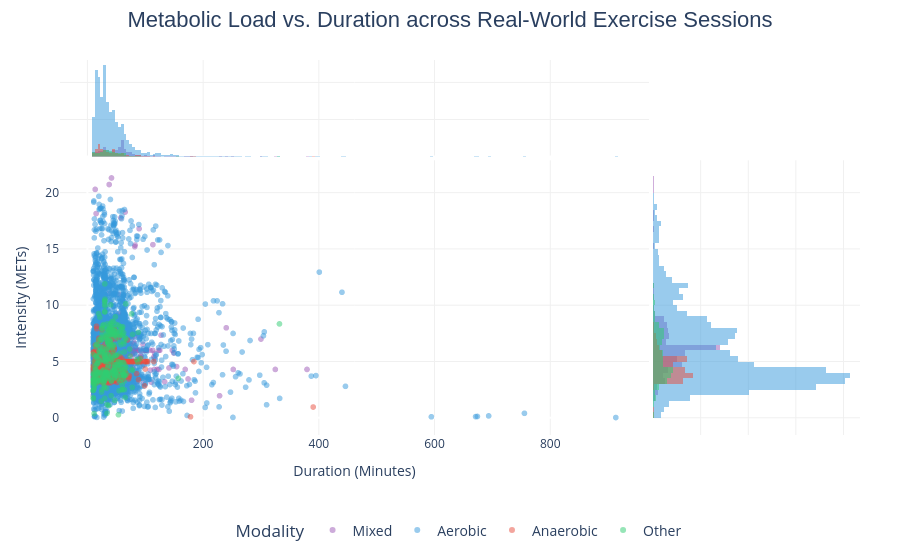

Source (notebook cell):
### Code cell
import plotly.express as px
import os

file_path = os.path.join("tables", "exerciseTableForBN_python_processed.csv")
exerciseTable = pd.read_csv(file_path)

# 1. Define the Color Palette (Consistent with your Treemap)
color_palette = {
    'Aerobic': '#3498db',   
    'Anaerobic': '#e74c3c', 
    'Mixed': '#9b59b6',     
    'Other': '#2ecc71'
}

# 2. Create the Scatter Plot using your REAL dataframe
fig = px.scatter(
    exerciseTable,                  # <--- Your actual dataframe
    x="DurationValue",              # <--- Your actual duration column
    y="MET",                        # <--- Your actual MET column
    color="ExerciseModality",       # <--- Your new mapped modality column
    color_discrete_map=color_palette,
    opacity=0.5,                    # Keeps the 50% transparency for density
    marginal_x="histogram",         # Histograms on the top
    marginal_y="histogram",         # Histograms on the right
    hover_data=['ExerciseModality'] # Tooltip info
)

# 3. Styling the Chart for your Presentation
fig.update_traces(
    marker=dict(size=6, line=dict(width=0)), selector=dict(type='scatter') # Clean, borderless dots
)

fig.update_layout(
    title=dict(
        text="Metabolic Load vs. Duration across Real-World Exercise Sessions", 
        font=dict(size=22, family="Arial"),
        y=0.98, x=0.5, xanchor='center', yanchor='top'
    ),
    xaxis_title="Duration (Minutes)",
    yaxis_title="Intensity (METs)",
    plot_bgcolor='white',  
    legend=dict(
        title="Modality",
        orientation="h",   
        yanchor="bottom", y=-0.3, xanchor="center", x=0.5,
        font=dict(size=14)
    ),
    margin=dict(t=60, l=60, r=40, b=80)
)

# Add gridlines for readability
fig.update_xaxes(showgrid=True, gridwidth=1, gridcolor='#f0f0f0')
fig.update_yaxes(showgrid=True, gridwidth=1, gridcolor='#f0f0f0')

# 4. Display and Save
fig.show()

### Figure 1 — Plotly figure (JSON) as saved in the notebook; plotly's stock layout.template omitted (floating-point values rounded to 4 significant figures; data arrays with more than 128 entries replaced by an {"elided": "..."} marker saying what was removed)
{"data": [{"customdata": {"elided": "582x1 str values"}, "hovertemplate": "ExerciseModality=%{customdata[0]}<br>DurationValue=%{x}<br>MET=%{y}<extra></extra>", "legendgroup": "Mixed", "marker": {"color": "#9b59b6", "opacity": 0.5, "symbol": "circle"}, "mode": "markers", "name": "Mixed", "showlegend": true, "type": "scattergl", "x": {"elided": "582 float values"}, "xaxis": "x", "y": {"elided": "582 float values"}, "yaxis": "y"}, {"bingroup": "x", "hovertemplate": "ExerciseModality=Mixed<br>DurationValue=%{x}<br>count=%{y}<extra></extra>", "legendgroup": "Mixed", "marker": {"color": "#9b59b6"}, "name": "Mixed", "opacity": 0.5, "showlegend": false, "type": "histogram", "x": {"elided": "582 float values"}, "xaxis": "x3", "yaxis": "y3"}, {"bingroup": "y", "hovertemplate": "ExerciseModality=Mixed<br>MET=%{y}<br>count=%{x}<extra></extra>", "legendgroup": "Mixed", "marker": {"color": "#9b59b6"}, "name": "Mixed", "opacity": 0.5, "showlegend": false, "type": "histogram", "xaxis": "x2", "y": {"elided": "582 float values"}, "yaxis": "y2"}, {"customdata": {"elided": "3869x1 str values"}, "hovertemplate": "ExerciseModality=%{customdata[0]}<br>DurationValue=%{x}<br>MET=%{y}<extra></extra>", "legendgroup": "Aerobic", "marker": {"color": "#3498db", "opacity": 0.5, "symbol": "circle"}, "mode": "markers", "name": "Aerobic", "showlegend": true, "type": "scattergl", "x": {"elided": "3869 float values"}, "xaxis": "x", "y": {"elided": "3869 float values"}, "yaxis": "y"}, {"bingroup": "x", "hovertemplate": "ExerciseModality=Aerobic<br>DurationValue=%{x}<br>count=%{y}<extra></extra>", "legendgroup": "Aerobic", "marker": {"color": "#3498db"}, "name": "Aerobic", "opacity": 0.5, "showlegend": false, "type": "histogram", "x": {"elided": "3869 float values"}, "xaxis": "x3", "yaxis": "y3"}, {"bingroup": "y", "hovertemplate": "ExerciseModality=Aerobic<br>MET=%{y}<br>count=%{x}<extra></extra>", "legendgroup": "Aerobic", "marker": {"color": "#3498db"}, "name": "Aerobic", "opacity": 0.5, "showlegend": false, "type": "histogram", "xaxis": "x2", "y": {"elided": "3869 float values"}, "yaxis": "y2"}, {"customdata": {"elided": "381x1 str values"}, "hovertemplate": "ExerciseModality=%{customdata[0]}<br>DurationValue=%{x}<br>MET=%{y}<extra></extra>", "legendgroup": "Anaerobic", "marker": {"color": "#e74c3c", "opacity": 0.5, "symbol": "circle"}, "mode": "markers", "name": "Anaerobic", "showlegend": true, "type": "scattergl", "x": {"elided": "381 float values"}, "xaxis": "x", "y": {"elided": "381 float values"}, "yaxis": "y"}, {"bingroup": "x", "hovertemplate": "ExerciseModality=Anaerobic<br>DurationValue=%{x}<br>count=%{y}<extra></extra>", "legendgroup": "Anaerobic", "marker": {"color": "#e74c3c"}, "name": "Anaerobic", "opacity": 0.5, "showlegend": false, "type": "histogram", "x": {"elided": "381 float values"}, "xaxis": "x3", "yaxis": "y3"}, {"bingroup": "y", "hovertemplate": "ExerciseModality=Anaerobic<br>MET=%{y}<br>count=%{x}<extra></extra>", "legendgroup": "Anaerobic", "marker": {"color": "#e74c3c"}, "name": "Anaerobic", "opacity": 0.5, "showlegend": false, "type": "histogram", "xaxis": "x2", "y": {"elided": "381 float values"}, "yaxis": "y2"}, {"customdata": {"elided": "303x1 str values"}, "hovertemplate": "ExerciseModality=%{customdata[0]}<br>DurationValue=%{x}<br>MET=%{y}<extra></extra>", "legendgroup": "Other", "marker": {"color": "#2ecc71", "opacity": 0.5, "symbol": "circle"}, "mode": "markers", "name": "Other", "showlegend": true, "type": "scattergl", "x": {"elided": "303 float values"}, "xaxis": "x", "y": {"elided": "303 float values"}, "yaxis": "y"}, {"bingroup": "x", "hovertemplate": "ExerciseModality=Other<br>DurationValue=%{x}<br>count=%{y}<extra></extra>", "legendgroup": "Other", "marker": {"color": "#2ecc71"}, "name": "Other", "opacity": 0.5, "showlegend": false, "type": "histogram", "x": {"elided": "303 float values"}, "xaxis": "x3", "yaxis": "y3"}, {"bingroup": "y", "hovertemplate": "ExerciseModality=Other<br>MET=%{y}<br>count=%{x}<extra></extra>", "legendgroup": "Other", "marker": {"color": "#2ecc71"}, "name": "Other", "opacity": 0.5, "showlegend": false, "type": "histogram", "xaxis": "x2", "y": {"elided": "303 float values"}, "yaxis": "y2"}], "layout": {"barmode": "overlay", "legend": {"font": {"size": 14}, "orientation": "h", "title": {"text": "Modality"}, "tracegroupgap": 0, "x": 0.5, "xanchor": "center", "y": -0.3, "yanchor": "bottom"}, "margin": {"b": 80, "l": 60, "r": 40, "t": 60}, "plot_bgcolor": "white", "title": {"font": {"family": "Arial", "size": 22}, "text": "Metabolic Load vs. Duration across Real-World Exercise Sessions", "x": 0.5, "xanchor": "center", "y": 0.98, "yanchor": "top"}, "xaxis": {"anchor": "y", "domain": [0, 0.7363], "gridcolor": "#f0f0f0", "gridwidth": 1, "showgrid": true, "title": {"text": "Duration (Minutes)"}}, "xaxis2": {"anchor": "y2", "domain": [0.7413, 1], "gridcolor": "#f0f0f0", "gridwidth": 1, "matches": "x2", "showgrid": true, "showline": false, "showticklabels": false, "ticks": ""}, "xaxis3": {"anchor": "y3", "domain": [0, 0.7363], "gridcolor": "#f0f0f0", "gridwidth": 1, "matches": "x", "showgrid": true, "showticklabels": false}, "xaxis4": {"anchor": "y4", "domain": [0.7413, 1], "gridcolor": "#f0f0f0", "gridwidth": 1, "matches": "x2", "showgrid": true, "showline": false, "showticklabels": false, "ticks": ""}, "yaxis": {"anchor": "x", "domain": [0, 0.7326], "gridcolor": "#f0f0f0", "gridwidth": 1, "showgrid": true, "title": {"text": "Intensity (METs)"}}, "yaxis2": {"anchor": "x2", "domain": [0, 0.7326], "gridcolor": "#f0f0f0", "gridwidth": 1, "matches": "y", "showgrid": true, "showticklabels": false}, "yaxis3": {"anchor": "x3", "domain": [0.7426, 1], "gridcolor": "#f0f0f0", "gridwidth": 1, "matches": "y3", "showgrid": true, "showline": false, "showticklabels": false, "ticks": ""}, "yaxis4": {"anchor": "x4", "domain": [0.7426, 1], "gridcolor": "#f0f0f0", "gridwidth": 1, "matches": "y3", "showgrid": true, "showline": false, "showticklabels": false, "ticks": ""}}}
